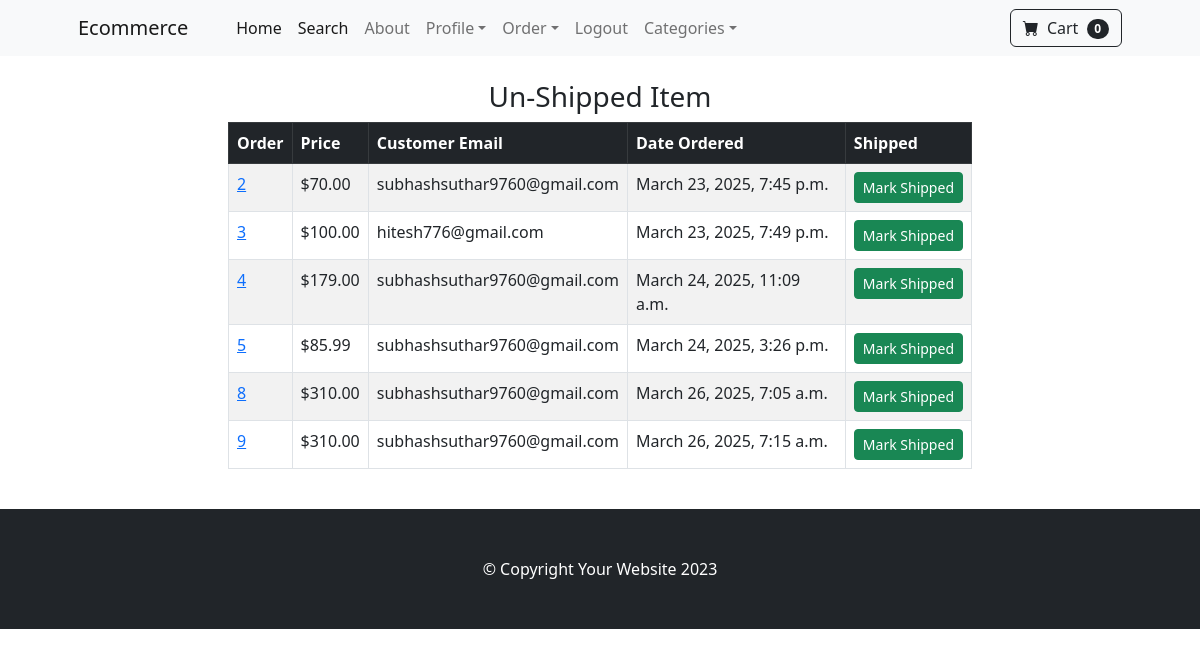
Page /payment/not_shipped_dash (signed in) on the committed database.
### payment/models.py (models this page shows, shortened)
class Order(models.Model):
    user = models.ForeignKey(User, on_delete=models.CASCADE, blank=True, null=True)
    full_name = models.CharField(max_length=250)
    email = models.EmailField(max_length=250)
    shipping_address = models.TextField(max_length=15000)
    amount_paid = models.DecimalField(max_digits=7, decimal_places=2)
    date_ordered = models.DateTimeField(auto_now_add=True)
    shipped = models.BooleanField(default=False)
    date_shipped= models.DateTimeField(blank=True, null=True)

### payment/views.py (the view, shortened to what this page needs)
# urls.py: path('not_shipped_dash', views.not_shipped_dash, name="not_shipped_dash"),
def not_shipped_dash(request):
    if request.user.is_authenticated and request.user.is_superuser:
        orders = Order.objects.filter(shipped=False)
        return render(request, "payment/not_shipped_dash.html",{'orders':orders})
    else:
        messages.success(request, "Access Denied")
        return redirect('home')

### cart/cart.py (called while the page is built)
    def __len__(self):
        return len(self.cart)

### cart/context_processors.py (called while the page is built)
def cart(request):
    return {'cart': Cart(request)}

### payment/templates/payment/not_shipped_dash.html (shortened to what this page needs)
{% extends "base.html" %}
{% block content %}
    <div class="container">
        <div class="row">
            <center>
                <div class="col-8">
                    <br/>
                    <h3>Un-Shipped Item</h3>
                    <table class="table table-striped table-hover table-bordered">
                        <thead class="table-dark">
                          <tr>
                            <th scope="col">Order</th>
                            <th scope="col">Price</th>
                            <th scope="col">Customer Email</th>
                            <th scope="col">Date Ordered</th>
                            <th scope="col">Shipped</th>
                          </tr>
                        </thead>
                        <tbody>
                            {% for item in orders %}
                                <tr>
                                    <td><a href="{% url 'orders' item.id %}">{{ item.id }}</a></td>
                                    <td>${{ item.amount_paid }}</td>
                                    <td>{{ item.email }}</td>
                                    <td>{{ item.date_ordered }}</td>
                                    <td>
                                        <form method="POST">
                                        <button type="submit" class="btn btn-success btn-sm">Mark Shipped</button>
                                        </form>
                                    </td>
                                </tr>
                            {% endfor %}
                        </tbody>
                      </table>
                    <br/>
                </div>
            </center>
        </div>
    </div>
{% endblock %}

### store/templates/base.html (shortened to what this page needs)
{% load static %}
<!DOCTYPE html>
<html lang="en">
    <head>
        <link href="https://cdn.jsdelivr.net/npm/bootstrap-icons@1.5.0/font/bootstrap-icons.css" rel="stylesheet" />
        <link href="{% static 'css/styles.css' %}" rel="stylesheet" />
    </head>
    <body>
        {% include 'navbar.html' %}
        {% block content %}
        {% endblock %}
        <footer class="py-5 bg-dark">
            <div class="container"><p class="m-0 text-center text-white">&copy; Copyright  Your Website 2023</p></div>
        </footer>
    </body>
</html>

### store/templates/navbar.html (shortened to what this page needs)
<nav class="navbar navbar-expand-lg navbar-light bg-light">
    <div class="container px-4 px-lg-5">
        <a class="navbar-brand" href="{% url 'home' %}">Ecommerce</a>
        <div class="collapse navbar-collapse" id="navbarSupportedContent">
            <ul class="navbar-nav me-auto mb-2 mb-lg-0 ms-lg-4">
                <li class="nav-item"><a class="nav-link active" aria-current="page" href="{% url 'home' %}">Home</a></li>
                <li class="nav-item"><a class="nav-link active" aria-current="page" href="{% url 'search' %}">Search</a></li>
                <li class="nav-item"><a class="nav-link" href="{% url 'about' %}">About</a></li>
                {% if user.is_authenticated %}
                    <li class="nav-item dropdown">
                        <a class="nav-link dropdown-toggle" id="navbarDropdown" href="#" role="button" data-bs-toggle="dropdown" aria-expanded="false">Profile</a>
                    </li>
                    {% if user.is_superuser %}
                        <li class="nav-item dropdown">
                            <a class="nav-link dropdown-toggle" id="navbarDropdown" href="#" role="button" data-bs-toggle="dropdown" aria-expanded="false">Order</a>
                        </li>
                    {% endif %}
                    <li class="nav-item"><a class="nav-link" href="{% url 'logout' %}">Logout</a></li>
                {% else %}
                    <li class="nav-item"><a class="nav-link" href="{% url 'login' %}">Login</a></li>
                    <li class="nav-item"><a class="nav-link" href="{% url 'register' %}">Register</a></li>
                {% endif %}
                <li class="nav-item dropdown">
                    <a class="nav-link dropdown-toggle" id="navbarDropdown" href="#" role="button" data-bs-toggle="dropdown" aria-expanded="false">Categories</a>
                </li>
            </ul>
            <form class="d-flex">
                <a href="{% url 'cart_summary' %}" class="btn btn-outline-dark">
                    <i class="bi-cart-fill me-1"></i>
                    Cart
                    <span class="badge bg-dark text-white ms-1 rounded-pill" id="cart_quantity">{{ cart|length }}</span>
                </a>
            </form>
        </div>
    </div>
</nav>

### rows in the picture
Order: id "2", amount_paid "70.00", email "subhashsuthar9760@gmail.com", date_ordered "March 23, 2025, 7:45 p.m."
Order: id "3", amount_paid "100.00", email "hitesh776@gmail.com", date_ordered "March 23, 2025, 7:49 p.m."
Order: id "4", amount_paid "179.00", email "subhashsuthar9760@gmail.com", date_ordered "March 24, 2025, 11:09 a.m."
Order: id "5", amount_paid "85.99", email "subhashsuthar9760@gmail.com", date_ordered "March 24, 2025, 3:26 p.m."
Order: id "8", amount_paid "310.00", email "subhashsuthar9760@gmail.com", date_ordered "March 26, 2025, 7:05 a.m."
Order: id "9", amount_paid "310.00", email "subhashsuthar9760@gmail.com", date_ordered "March 26, 2025, 7:15 a.m."

### other values in the picture
{{ cart|length }} "0"
